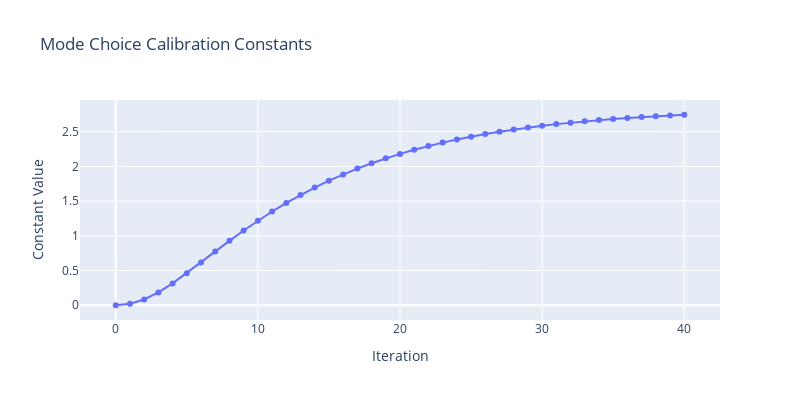
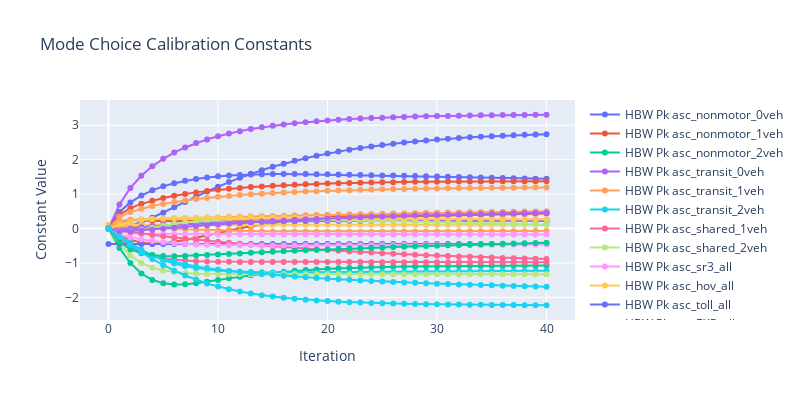
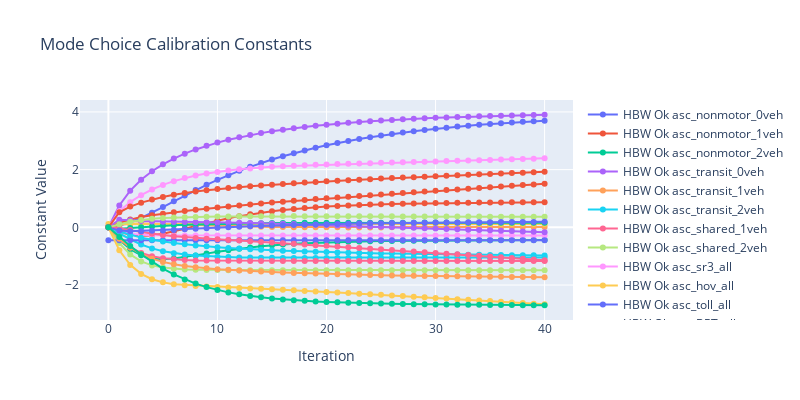
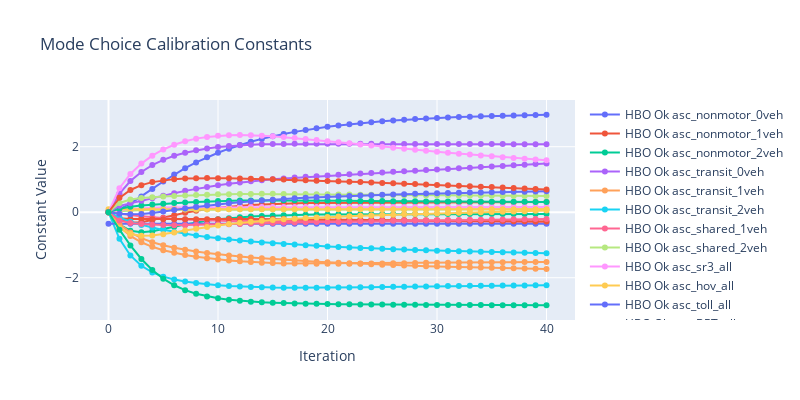

The code cell stored with these charts, in order, in its notebook:
### Code cell
# MAKE INTERACTIVE CHART
py.offline.init_notebook_mode(connected=True)

lstTripPurp  = df_Constants['Purp'     ].unique().tolist()
lstPkOk      = df_Constants['PkOk'     ].unique().tolist()
lstConstName = df_Constants['ConstName'].unique().tolist()
    
selectTripPurp     = widgets.SelectMultiple(options=lstTripPurp, value=('HBW',), description='Trip Purposes')
selectPkOk         = widgets.SelectMultiple(options=lstPkOk, value=('Pk',), description='Peak/Off-Peak')
selectConstName    = widgets.SelectMultiple(options=lstConstName, value= ('asc_nonmotor_0veh',), description='Constants')

widgets.interactive(update_plot, trippurps=selectTripPurp, pkoks=selectPkOk, constnames=selectConstName)
